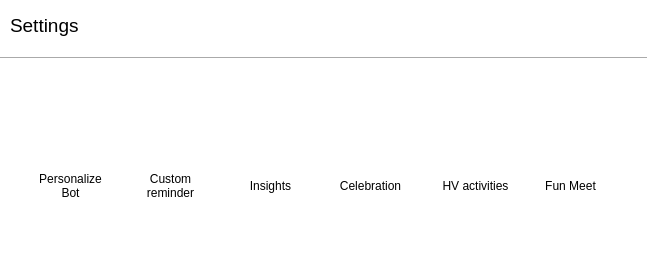
<?xml version="1.0" encoding="UTF-8"?>
<ui version="4.0">
 <class>Dialog</class>
 <widget class="QDialog" name="Dialog">
  <property name="windowModality">
   <enum>Qt::WindowModal</enum>
  </property>
  <property name="geometry">
   <rect>
    <x>0</x>
    <y>0</y>
    <width>647</width>
    <height>270</height>
   </rect>
  </property>
  <property name="windowTitle">
   <string>Dialog</string>
  </property>
  <property name="styleSheet">
   <string notr="true">background-color: rgb(255, 255, 255);</string>
  </property>
  <property name="modal">
   <bool>false</bool>
  </property>
  <widget class="QLabel" name="lb_title">
   <property name="geometry">
    <rect>
     <x>10</x>
     <y>0</y>
     <width>641</width>
     <height>51</height>
    </rect>
   </property>
   <property name="font">
    <font>
     <pointsize>14</pointsize>
    </font>
   </property>
   <property name="text">
    <string>Settings</string>
   </property>
  </widget>
  <widget class="QPushButton" name="bt_close">
   <property name="geometry">
    <rect>
     <x>608</x>
     <y>10</y>
     <width>31</width>
     <height>31</height>
    </rect>
   </property>
   <property name="text">
    <string/>
   </property>
   <property name="flat">
    <bool>true</bool>
   </property>
  </widget>
  <widget class="Line" name="line">
   <property name="geometry">
    <rect>
     <x>0</x>
     <y>50</y>
     <width>651</width>
     <height>16</height>
    </rect>
   </property>
   <property name="orientation">
    <enum>Qt::Horizontal</enum>
   </property>
  </widget>
  <widget class="QLabel" name="label_2">
   <property name="geometry">
    <rect>
     <x>30</x>
     <y>170</y>
     <width>81</width>
     <height>31</height>
    </rect>
   </property>
   <property name="text">
    <string>Personalize
Bot</string>
   </property>
   <property name="alignment">
    <set>Qt::AlignCenter</set>
   </property>
  </widget>
  <widget class="QLabel" name="label_3">
   <property name="geometry">
    <rect>
     <x>130</x>
     <y>170</y>
     <width>81</width>
     <height>31</height>
    </rect>
   </property>
   <property name="text">
    <string>Custom
reminder</string>
   </property>
   <property name="alignment">
    <set>Qt::AlignCenter</set>
   </property>
  </widget>
  <widget class="QLabel" name="label_4">
   <property name="geometry">
    <rect>
     <x>230</x>
     <y>170</y>
     <width>81</width>
     <height>31</height>
    </rect>
   </property>
   <property name="text">
    <string>Insights</string>
   </property>
   <property name="alignment">
    <set>Qt::AlignCenter</set>
   </property>
  </widget>
  <widget class="QLabel" name="label_5">
   <property name="geometry">
    <rect>
     <x>330</x>
     <y>170</y>
     <width>81</width>
     <height>31</height>
    </rect>
   </property>
   <property name="text">
    <string>Celebration</string>
   </property>
   <property name="alignment">
    <set>Qt::AlignCenter</set>
   </property>
  </widget>
  <widget class="QLabel" name="label_6">
   <property name="geometry">
    <rect>
     <x>430</x>
     <y>170</y>
     <width>91</width>
     <height>31</height>
    </rect>
   </property>
   <property name="text">
    <string>HV activities</string>
   </property>
   <property name="alignment">
    <set>Qt::AlignCenter</set>
   </property>
  </widget>
  <widget class="QLabel" name="label_7">
   <property name="geometry">
    <rect>
     <x>530</x>
     <y>170</y>
     <width>81</width>
     <height>31</height>
    </rect>
   </property>
   <property name="text">
    <string>Fun Meet</string>
   </property>
   <property name="alignment">
    <set>Qt::AlignCenter</set>
   </property>
  </widget>
  <widget class="QLabel" name="lb_bot_info">
   <property name="geometry">
    <rect>
     <x>40</x>
     <y>100</y>
     <width>61</width>
     <height>61</height>
    </rect>
   </property>
   <property name="text">
    <string/>
   </property>
   <property name="alignment">
    <set>Qt::AlignCenter</set>
   </property>
  </widget>
  <widget class="QLabel" name="lb_custom_reminder">
   <property name="geometry">
    <rect>
     <x>140</x>
     <y>100</y>
     <width>61</width>
     <height>61</height>
    </rect>
   </property>
   <property name="text">
    <string/>
   </property>
   <property name="alignment">
    <set>Qt::AlignCenter</set>
   </property>
  </widget>
  <widget class="QLabel" name="lb_insights">
   <property name="geometry">
    <rect>
     <x>240</x>
     <y>100</y>
     <width>61</width>
     <height>61</height>
    </rect>
   </property>
   <property name="text">
    <string/>
   </property>
   <property name="alignment">
    <set>Qt::AlignCenter</set>
   </property>
  </widget>
  <widget class="QLabel" name="lb_celebration">
   <property name="geometry">
    <rect>
     <x>340</x>
     <y>100</y>
     <width>61</width>
     <height>61</height>
    </rect>
   </property>
   <property name="text">
    <string/>
   </property>
   <property name="alignment">
    <set>Qt::AlignCenter</set>
   </property>
  </widget>
  <widget class="QLabel" name="lb_activities">
   <property name="geometry">
    <rect>
     <x>440</x>
     <y>100</y>
     <width>61</width>
     <height>61</height>
    </rect>
   </property>
   <property name="text">
    <string/>
   </property>
   <property name="alignment">
    <set>Qt::AlignCenter</set>
   </property>
  </widget>
  <widget class="QLabel" name="lb_fun_meet">
   <property name="geometry">
    <rect>
     <x>540</x>
     <y>100</y>
     <width>61</width>
     <height>61</height>
    </rect>
   </property>
   <property name="text">
    <string/>
   </property>
   <property name="alignment">
    <set>Qt::AlignCenter</set>
   </property>
  </widget>
 </widget>
 <resources/>
 <connections/>
</ui>
